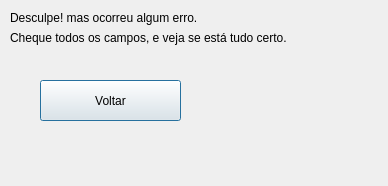
<?xml version="1.0" encoding="UTF-8"?>
<ui version="4.0">
 <class>ErrorForm</class>
 <widget class="QDialog" name="ErrorForm">
  <property name="geometry">
   <rect>
    <x>0</x>
    <y>0</y>
    <width>388</width>
    <height>186</height>
   </rect>
  </property>
  <property name="minimumSize">
   <size>
    <width>388</width>
    <height>186</height>
   </size>
  </property>
  <property name="maximumSize">
   <size>
    <width>388</width>
    <height>186</height>
   </size>
  </property>
  <property name="windowTitle">
   <string>Dialog</string>
  </property>
  <widget class="QLabel" name="label">
   <property name="geometry">
    <rect>
     <x>10</x>
     <y>10</y>
     <width>241</width>
     <height>16</height>
    </rect>
   </property>
   <property name="text">
    <string>Desculpe! mas ocorreu algum erro.</string>
   </property>
  </widget>
  <widget class="QLabel" name="label_2">
   <property name="geometry">
    <rect>
     <x>10</x>
     <y>30</y>
     <width>311</width>
     <height>16</height>
    </rect>
   </property>
   <property name="text">
    <string>Cheque todos os campos, e veja se está tudo certo.</string>
   </property>
  </widget>
  <widget class="QPushButton" name="pushButton">
   <property name="geometry">
    <rect>
     <x>40</x>
     <y>80</y>
     <width>141</width>
     <height>41</height>
    </rect>
   </property>
   <property name="text">
    <string>Voltar</string>
   </property>
  </widget>
  <widget class="QLabel" name="label_3">
   <property name="geometry">
    <rect>
     <x>220</x>
     <y>50</y>
     <width>131</width>
     <height>131</height>
    </rect>
   </property>
   <property name="text">
    <string/>
   </property>
   <property name="pixmap">
    <pixmap>../../../../Pictures/teste/rosto-triste_318-67603.png.jpeg</pixmap>
   </property>
  </widget>
 </widget>
 <resources/>
 <connections>
  <connection>
   <sender>pushButton</sender>
   <signal>destroyed()</signal>
   <receiver>ErrorForm</receiver>
   <slot>close()</slot>
   <hints>
    <hint type="sourcelabel">
     <x>110</x>
     <y>100</y>
    </hint>
    <hint type="destinationlabel">
     <x>193</x>
     <y>92</y>
    </hint>
   </hints>
  </connection>
 </connections>
</ui>
